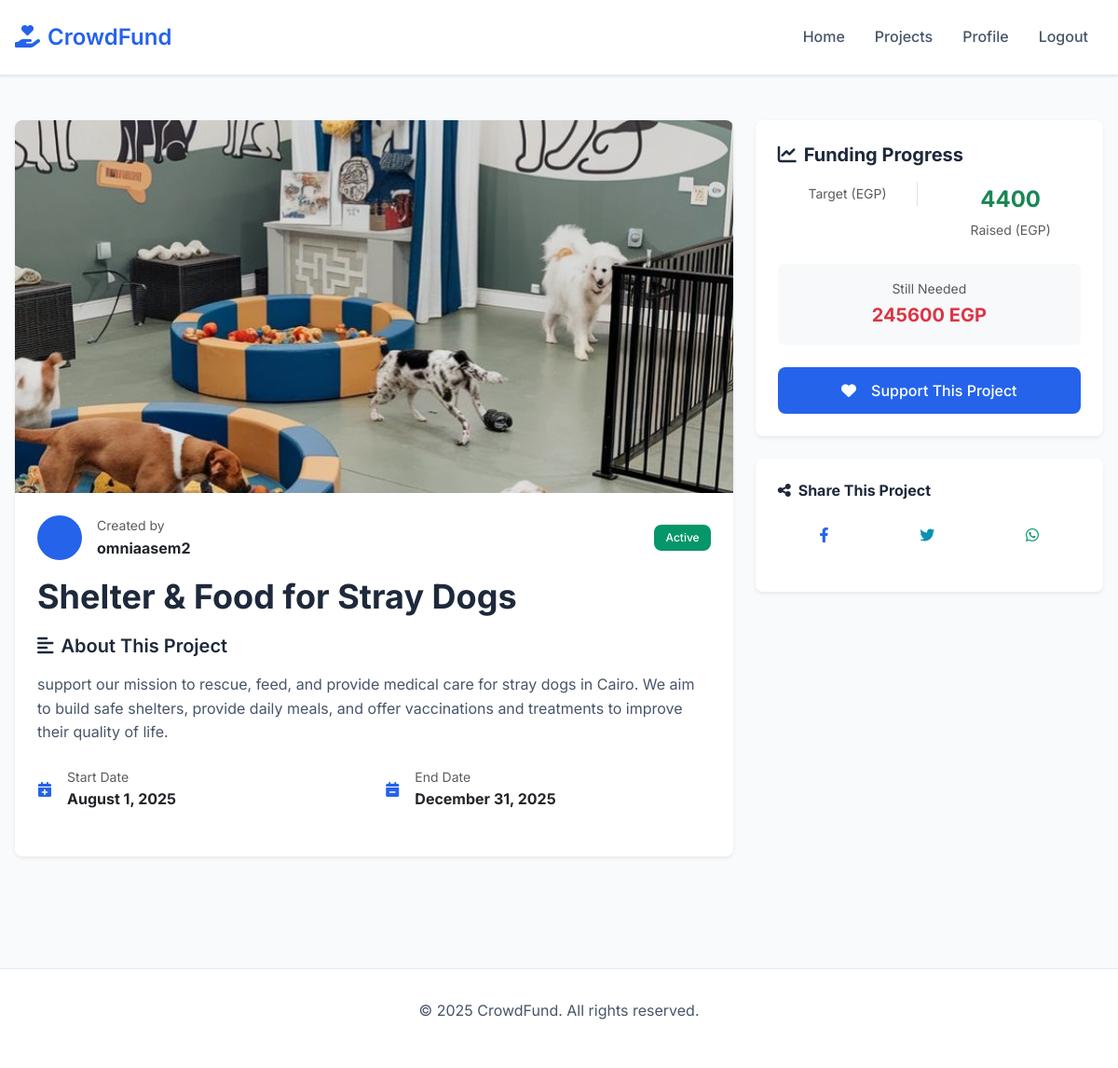
/project_detail/1/ (signed in), run on the app's committed database.
### core/models.py (models this page shows, shortened)
class Project(models.Model):
    owner = models.ForeignKey(User, on_delete=models.CASCADE, related_name='projects')
    title = models.CharField(max_length=200)
    details = models.TextField()
    total_target = models.DecimalField(max_digits=12, decimal_places=2)
    start_time = models.DateTimeField()
    end_time = models.DateTimeField()
    created_at = models.DateTimeField(auto_now_add=True)
    image = models.ImageField(upload_to='project_pictures/')
    def total_donated(self):
        return sum(d.amount for d in self.donations.all())
    def remaining_target(self):
        return self.total_target - self.total_donated()
    @property
    def is_active(self):
        now = timezone.now()
        return self.start_time <= now <= self.end_time

class Donation(models.Model):
    project = models.ForeignKey(Project, on_delete=models.CASCADE, related_name='donations')
    user = models.ForeignKey(User, on_delete=models.CASCADE)
    amount = models.DecimalField(max_digits=12, decimal_places=2)
    created_at = models.DateTimeField(auto_now_add=True)

### core/views.py (the view)
# urls.py: path('project_detail/<int:project_id>/', views.project_detail, name='project_detail'),
@login_required
def project_detail(request, project_id):
    project = get_object_or_404(Project, pk=project_id)
    return render(request, 'core/project_detail.html', {'project': project})

### core/templates/core/project_detail.html (shortened to what this page needs)
{% extends 'base.html' %}
{% block content %}
<div class="container py-5">
    <div class="row">
        <div class="col-lg-8">
            <div class="card border-0 shadow-sm mb-4">
                {% if project.image %}
                    <img src="{{ project.image.url }}"
                         class="card-img-top"
                         alt="{{ project.title }}"
                         style="height: 400px; object-fit: cover;">
                {% else %}
                    <div class="card-img-top bg-light d-flex align-items-center justify-content-center"
                         style="height: 400px;">
                        <i class="fas fa-image fa-4x text-muted"></i>
                    </div>
                {% endif %}
                <div class="card-body p-4">
                    <div class="d-flex align-items-center mb-3">
                        <div class="bg-primary bg-opacity-10 rounded-circle d-flex align-items-center justify-content-center me-3"
                             style="width: 48px; height: 48px;">
                            <i class="fas fa-user fa-lg text-primary"></i>
                        </div>
                        <div>
                            <small class="text-muted d-block">Created by</small>
                            <strong>{{ project.owner.username }}</strong>
                        </div>
                        <div class="ms-auto">
                            {% if project.is_active %}
                                <span class="badge bg-success">Active</span>
                            {% else %}
                                <span class="badge bg-secondary">Ended</span>
                            {% endif %}
                        </div>
                    </div>
                    <h1 class="fw-bold mb-3">{{ project.title }}</h1>
                    <div class="mb-4">
                        <h5 class="fw-semibold mb-2">
                            <i class="fas fa-align-left me-2"></i>About This Project
                        </h5>
                        <p class="text-muted" style="line-height: 1.8;">
                            {{ project.details|linebreaks }}
                        </p>
                    </div>
                    <div class="row mb-4">
                        <div class="col-md-6">
                            <div class="d-flex align-items-center">
                                <i class="fas fa-calendar-plus text-primary me-3"></i>
                                <div>
                                    <small class="text-muted d-block">Start Date</small>
                                    <strong>{{ project.start_time|date:"F j, Y" }}</strong>
                                </div>
                            </div>
                        </div>
                        <div class="col-md-6">
                            <div class="d-flex align-items-center">
                                <i class="fas fa-calendar-minus text-primary me-3"></i>
                                <div>
                                    <small class="text-muted d-block">End Date</small>
                                    <strong>{{ project.end_time|date:"F j, Y" }}</strong>
                                </div>
                            </div>
                        </div>
                    </div>
                </div>
            </div>
        </div>
        <div class="col-lg-4">
            <div class="card border-0 shadow-sm mb-4">
                <div class="card-body p-4">
                    <h5 class="card-title fw-bold mb-3">
                        <i class="fas fa-chart-line me-2"></i>Funding Progress
                    </h5>
                    <div class="row text-center mb-4">
                        <div class="col-6">
                            <div class="border-end">
                                <small class="text-muted">Target (EGP)</small>
                            </div>
                        </div>
                        <div class="col-6">
                            <div class="fw-bold text-success fs-4">{{ project.total_donated|floatformat:0 }}</div>
                            <small class="text-muted">Raised (EGP)</small>
                        </div>
                    </div>
                    <div class="text-center mb-4">
                        <div class="bg-light rounded p-3">
                            <small class="text-muted d-block">Still Needed</small>
                            <div class="fw-bold text-danger fs-5">{{ project.remaining_target|floatformat:0 }} EGP</div>
                        </div>
                    </div>
                    {% if project.is_active %}
                        <div class="d-grid">
                            <a href="{% url 'donate' project.id %}" class="btn btn-primary btn-lg">
                                <i class="fas fa-heart me-2"></i>Support This Project
                            </a>
                        </div>
                    {% else %}
                        <div class="d-grid">
                            <button class="btn btn-secondary btn-lg" disabled>
                                <i class="fas fa-clock me-2"></i>Campaign Ended
                            </button>
                        </div>
                    {% endif %}
                </div>
            </div>
            <div class="card border-0 shadow-sm">
                <div class="card-body p-4">
                    <h6 class="fw-bold mb-3">
                        <i class="fas fa-share-alt me-2"></i>Share This Project
                    </h6>
                    <div class="d-flex gap-2 mb-3">
                        <a href="#" class="btn btn-outline-primary flex-fill">
                            <i class="fab fa-facebook-f"></i>
                        </a>
                        <a href="#" class="btn btn-outline-info flex-fill">
                            <i class="fab fa-twitter"></i>
                        </a>
                        <a href="#" class="btn btn-outline-success flex-fill">
                            <i class="fab fa-whatsapp"></i>
                        </a>
                    </div>
                </div>
            </div>
        </div>
    </div>
</div>
{% endblock %}

### static/css/style.css (style rules this page uses)
:root { --primary-color: #2563eb; --primary-hover: #1d4ed8; --secondary-color: #64748b; --success-color: #059669; --warning-color: #d97706; --danger-color: #dc2626; --light-bg: #f8fafc; --white: #ffffff; --text-primary: #1e293b; --text-secondary: #475569; --text-muted: #64748b; --border-color: #e2e8f0; --shadow: 0 1px 3px 0 rgba(0, 0, 0, 0.1); --shadow-lg: 0 10px 15px -3px rgba(0, 0, 0, 0.1); --border-radius: 0.5rem; --transition: all 0.2s ease; }
* { margin: 0; padding: 0; box-sizing: border-box; }
body { font-family: 'Inter', -apple-system, BlinkMacSystemFont, 'Segoe UI', sans-serif; line-height: 1.6; color: var(--text-primary); background-color: var(--light-bg); font-weight: 400; }
h1, h2, h3, h4, h5, h6 { font-weight: 600; line-height: 1.3; margin-bottom: 1rem; color: var(--text-primary); }
h1 { font-size: 2.25rem; }
p { margin-bottom: 1rem; color: var(--text-secondary); }
.btn, button.btn, input[type="submit"].btn, input[type="button"].btn, a.btn { font-weight: 500 !important; border-radius: var(--border-radius) !important; padding: 0.75rem 1.5rem !important; transition: var(--transition) !important; border: none !important; text-decoration: none !important; display: inline-flex !important; align-items: center !important; justify-content: center !important; gap: 0.5rem !important; cursor: pointer !important; font-size: 1rem !important; line-height: 1.5 !important; position: relative !important; overflow: hidden !important; }
.btn[class*="btn-"] { border: 1px solid transparent !important; }
.btn-primary, .btn-primary:active, .btn-primary:focus { background-color: var(--primary-color) !important; color: var(--white) !important; border-color: var(--primary-color) !important; }
.btn-outline-primary, .btn-outline-primary:active, .btn-outline-primary:focus { background-color: transparent !important; border: 2px solid var(--primary-color) !important; color: var(--primary-color) !important; }
.btn-outline-success, .btn-outline-success:active, .btn-outline-success:focus { background-color: transparent !important; border: 2px solid var(--success-color) !important; color: var(--success-color) !important; }
.btn-outline-info, .btn-outline-info:active, .btn-outline-info:focus { background-color: transparent !important; border: 2px solid #0891b2 !important; color: #0891b2 !important; }
.btn-lg, .btn-lg:active, .btn-lg:focus { padding: 1rem 2rem !important; font-size: 1.1rem !important; }
.card { border: 1px solid var(--border-color); border-radius: var(--border-radius); box-shadow: var(--shadow); transition: var(--transition); background: var(--white); overflow: hidden; }
.card-body { padding: 1.5rem; }
.card-title { color: var(--text-primary); font-weight: 600; margin-bottom: 1rem; }
.badge { font-weight: 500; padding: 0.5rem 0.75rem; border-radius: var(--border-radius); font-size: 0.75rem; }
.badge.bg-success { background-color: var(--success-color) !important; }
.container { max-width: 1200px; margin: 0 auto; padding: 0 1rem; }
.mb-4 { margin-bottom: 1.5rem; }
.text-center { text-align: center; }
.text-primary { color: var(--primary-color) !important; }
.bg-primary { background-color: var(--primary-color) !important; }

### data on the page
Project: image (picture), owner.username "omniaasem2", title "Shelter & Food for Stray Dogs", details "support our mission to rescue, feed, and provide medical care for stray dogs in Cairo. We aim to build safe shelters, provide daily meals, and offer vaccinations and treatments to improve their quality of life.", start_time "August 1, 2025", end_time "December 31, 2025", total_donated "4400", remaining_target "245600"
